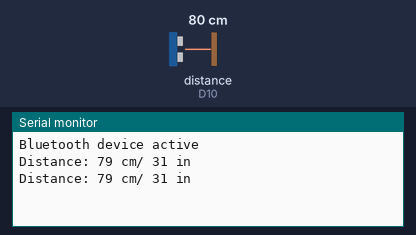
Bench run of a sketch on a simulated Arduino Nano 33 IoT. On the bench: the last lines printed to the serial monitor. Wiring (inferred from the names in the program): ultrasonic range finder: trigger D8; echo D10. Inputs (shaded band) come from the test bench; at power-on: distance to the obstacle (sensor on D10) 80 cm. The echo pulse lasts 58.3 µs per cm; nothing arrives over Bluetooth unless stated.

Above: at 1.8 s.
1.9 s: distance to the obstacle (sensor on D10) set to 2 cm
At 2.5 s:
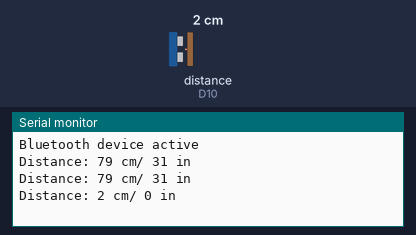
3.4 s: distance to the obstacle (sensor on D10) set to 4 cm
At 4.8 s:
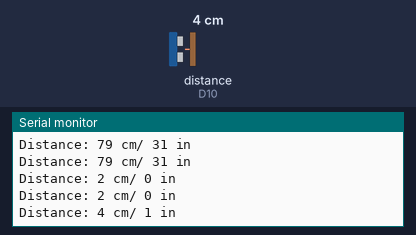
Timing chart, 0 to 6.4 s (numbered marks = the images above; inputs shaded):
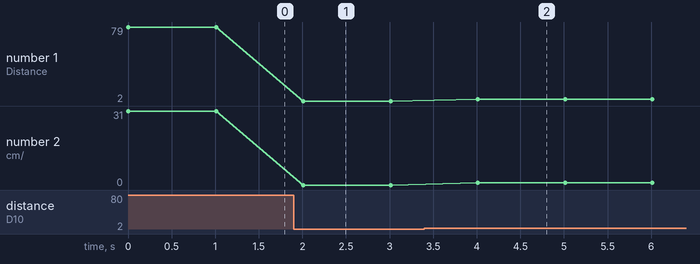

The sketch:

lab5_code.ino
```cpp
#include <ArduinoBLE.h>

BLEService newService("180A"); // creating the service
BLEByteCharacteristic readChar("2A57", BLERead);
BLEByteCharacteristic writeChar("2A58", BLEWrite);

const int trigPin = 8;
const int echoPin = 10;
long duration;
int distanceCm, distanceInch;

void setup() {
  // put your setup code here, to run once:
  pinMode(trigPin, OUTPUT);
  pinMode(echoPin, INPUT);
  Serial.begin(9600);

  while(!Serial);
    if (!BLE.begin()){
      Serial.println("waiting for ArduinoBLE");
      while(1);
    }

  BLE.setLocalName("Ai and Johnny");
  BLE.setAdvertisedService(newService);
  newService.addCharacteristic(readChar);
  newService.addCharacteristic(writeChar);
  BLE.addService(newService);

  readChar.writeValue(0);
  writeChar.writeValue(0);

  BLE.advertise();
  Serial.println("Bluetooth device active");
}

void loop() {
    // put your main code here
  digitalWrite(trigPin, LOW);
  delayMicroseconds(2);
  digitalWrite(trigPin, HIGH);
  delayMicroseconds(10);
  digitalWrite(trigPin, LOW);

  duration = pulseIn(echoPin, HIGH);

  distanceCm = duration/pow(10, 6) * 34300/2;
  distanceInch = duration/pow(10,6) * 13504/2;
  Serial.print("Distance: ");
  Serial.print(distanceCm);
  Serial.print(" cm/ ");
  Serial.print(distanceInch);
  Serial.println(" in");

  readChar.writeValue(distanceCm);


  delay(1000);
}
```

Measured:
- after the input at 1.9 s, the serial monitor: prints a new line after 0.11 s (image 1)
- after the input at 3.4 s, the serial monitor: prints a new line after 0.61 s (image 2)
- plotted number 1: 79 → 2 after the input at 1.9 s, 2 → 4 after the input at 3.4 s
- plotted number 2: 31 → 0 after the input at 1.9 s, 0 → 1 after the input at 3.4 s
